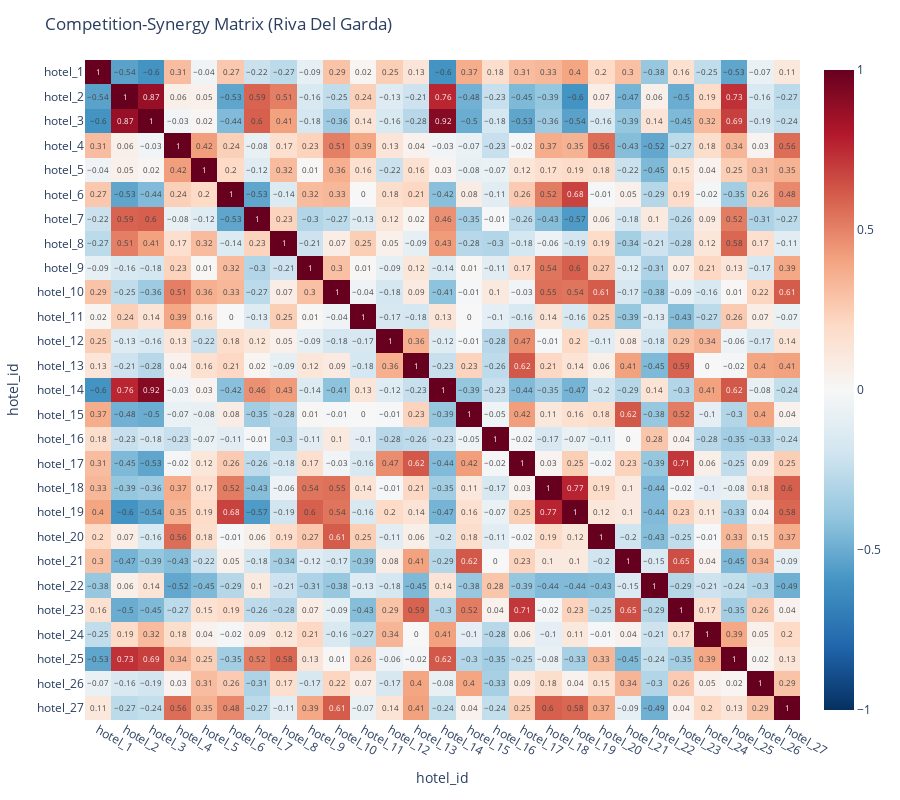

This figure's notebook cell:
### Code cell
# plot the correlation matrix with plotly
fig = px.imshow(mat, text_auto=True, aspect='auto', color_continuous_scale='RdBu_r', zmin=-1, zmax=1)
fig.update_layout(title='Competition-Synergy Matrix (Riva Del Garda)', height=800)
fig.show()
fig.write_image(f'{output_folder}/competition_synergy_matrix.png')

### Figure 1 — Plotly figure (JSON) as saved in the notebook; plotly's stock layout.template omitted (floating-point values rounded to 4 significant figures; data arrays with more than 128 entries replaced by an {"elided": "..."} marker saying what was removed)
{"data": [{"coloraxis": "coloraxis", "hovertemplate": "hotel_id: %{x}<br>hotel_id: %{y}<br>color: %{z}<extra></extra>", "name": "0", "texttemplate": "%{z}", "type": "heatmap", "x": ["hotel_1", "hotel_2", "hotel_3", "hotel_4", "hotel_5", "hotel_6", "hotel_7", "hotel_8", "hotel_9", "hotel_10", "hotel_11", "hotel_12", "hotel_13", "hotel_14", "hotel_15", "hotel_16", "hotel_17", "hotel_18", "hotel_19", "hotel_20", "hotel_21", "hotel_22", "hotel_23", "hotel_24", "hotel_25", "hotel_26", "hotel_27"], "xaxis": "x", "y": ["hotel_1", "hotel_2", "hotel_3", "hotel_4", "hotel_5", "hotel_6", "hotel_7", "hotel_8", "hotel_9", "hotel_10", "hotel_11", "hotel_12", "hotel_13", "hotel_14", "hotel_15", "hotel_16", "hotel_17", "hotel_18", "hotel_19", "hotel_20", "hotel_21", "hotel_22", "hotel_23", "hotel_24", "hotel_25", "hotel_26", "hotel_27"], "yaxis": "y", "z": {"elided": "27x27 float values"}}], "layout": {"coloraxis": {"cmax": 1, "cmin": -1, "colorscale": [[0, "rgb(5,48,97)"], [0.1, "rgb(33,102,172)"], [0.2, "rgb(67,147,195)"], [0.3, "rgb(146,197,222)"], [0.4, "rgb(209,229,240)"], [0.5, "rgb(247,247,247)"], [0.6, "rgb(253,219,199)"], [0.7, "rgb(244,165,130)"], [0.8, "rgb(214,96,77)"], [0.9, "rgb(178,24,43)"], [1, "rgb(103,0,31)"]]}, "height": 800, "margin": {"t": 60}, "title": {"text": "Competition-Synergy Matrix (Riva Del Garda)"}, "xaxis": {"anchor": "y", "domain": [0, 1], "title": {"text": "hotel_id"}}, "yaxis": {"anchor": "x", "autorange": "reversed", "domain": [0, 1], "title": {"text": "hotel_id"}}}}
